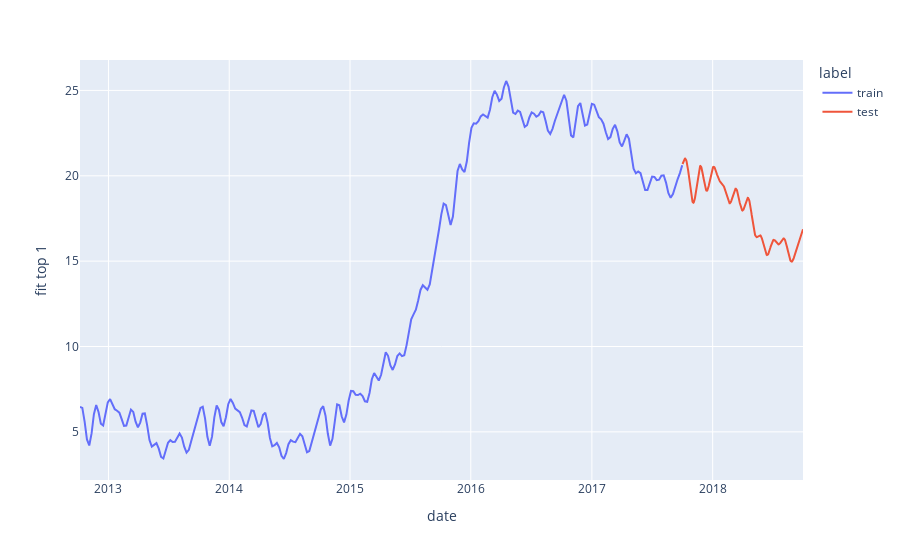
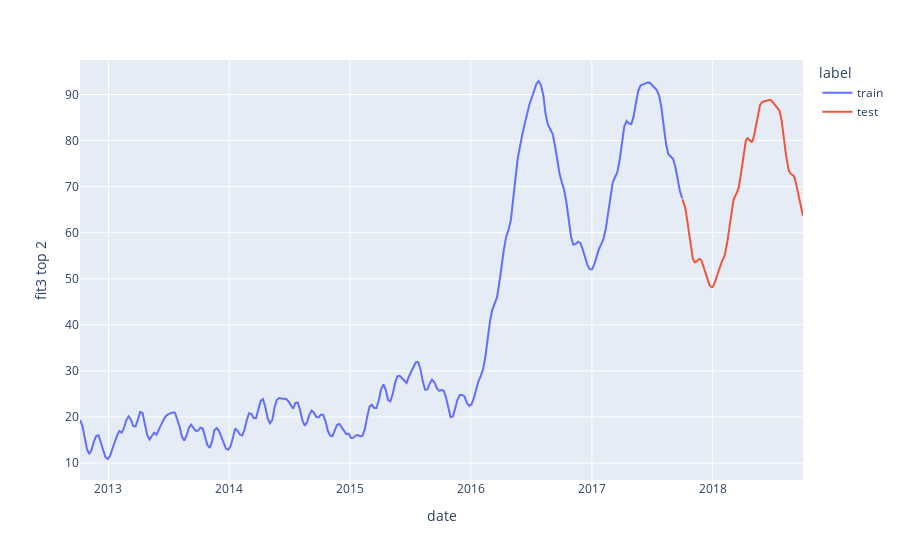
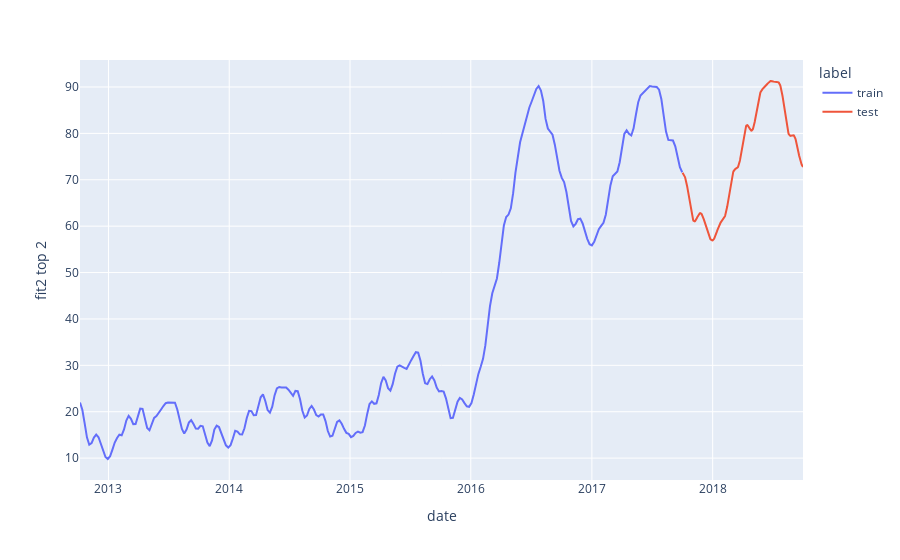
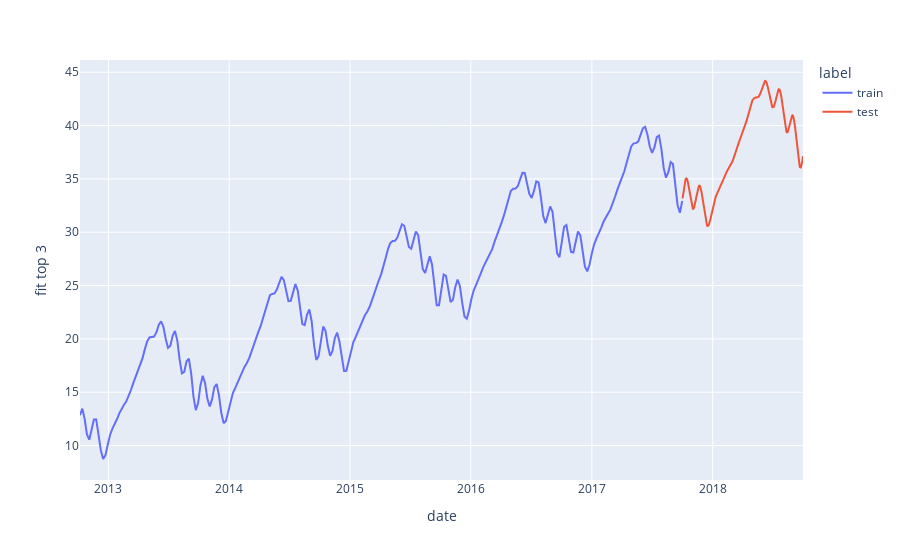

Source (notebook cell) for these figures, in order:
### Code cell
plot_tops_trends(predictions,y_axis_columns=top_columns)

### Figure 1 — Plotly figure (JSON) as saved in the notebook; plotly's stock layout.template omitted (floating-point values rounded to 4 significant figures; data arrays with more than 128 entries replaced by an {"elided": "..."} marker saying what was removed)
{"data": [{"hovertemplate": "label=train<br>date=%{x}<br>fit top 1=%{y}<extra></extra>", "legendgroup": "train", "line": {"color": "#636efa", "dash": "solid"}, "marker": {"symbol": "circle"}, "mode": "lines", "name": "train", "orientation": "v", "showlegend": true, "type": "scatter", "x": {"elided": "261 str values"}, "xaxis": "x", "y": {"elided": "261 float values"}, "yaxis": "y"}, {"hovertemplate": "label=test<br>date=%{x}<br>fit top 1=%{y}<extra></extra>", "legendgroup": "test", "line": {"color": "#EF553B", "dash": "solid"}, "marker": {"symbol": "circle"}, "mode": "lines", "name": "test", "orientation": "v", "showlegend": true, "type": "scatter", "x": {"elided": "365 str values"}, "xaxis": "x", "y": {"elided": "365 float values"}, "yaxis": "y"}], "layout": {"legend": {"title": {"text": "label"}, "tracegroupgap": 0}, "margin": {"t": 60}, "xaxis": {"anchor": "y", "domain": [0, 1], "title": {"text": "date"}}, "yaxis": {"anchor": "x", "domain": [0, 1], "title": {"text": "fit top 1"}}}}

### Figure 2 — Plotly figure (JSON) as saved in the notebook; plotly's stock layout.template omitted (floating-point values rounded to 4 significant figures; data arrays with more than 128 entries replaced by an {"elided": "..."} marker saying what was removed)
{"data": [{"hovertemplate": "label=train<br>date=%{x}<br>fit3 top 2=%{y}<extra></extra>", "legendgroup": "train", "line": {"color": "#636efa", "dash": "solid"}, "marker": {"symbol": "circle"}, "mode": "lines", "name": "train", "orientation": "v", "showlegend": true, "type": "scatter", "x": {"elided": "261 str values"}, "xaxis": "x", "y": {"elided": "261 float values"}, "yaxis": "y"}, {"hovertemplate": "label=test<br>date=%{x}<br>fit3 top 2=%{y}<extra></extra>", "legendgroup": "test", "line": {"color": "#EF553B", "dash": "solid"}, "marker": {"symbol": "circle"}, "mode": "lines", "name": "test", "orientation": "v", "showlegend": true, "type": "scatter", "x": {"elided": "365 str values"}, "xaxis": "x", "y": {"elided": "365 float values"}, "yaxis": "y"}], "layout": {"legend": {"title": {"text": "label"}, "tracegroupgap": 0}, "margin": {"t": 60}, "xaxis": {"anchor": "y", "domain": [0, 1], "title": {"text": "date"}}, "yaxis": {"anchor": "x", "domain": [0, 1], "title": {"text": "fit3 top 2"}}}}

### Figure 3 — Plotly figure (JSON) as saved in the notebook; plotly's stock layout.template omitted (floating-point values rounded to 4 significant figures; data arrays with more than 128 entries replaced by an {"elided": "..."} marker saying what was removed)
{"data": [{"hovertemplate": "label=train<br>date=%{x}<br>fit2 top 2=%{y}<extra></extra>", "legendgroup": "train", "line": {"color": "#636efa", "dash": "solid"}, "marker": {"symbol": "circle"}, "mode": "lines", "name": "train", "orientation": "v", "showlegend": true, "type": "scatter", "x": {"elided": "261 str values"}, "xaxis": "x", "y": {"elided": "261 float values"}, "yaxis": "y"}, {"hovertemplate": "label=test<br>date=%{x}<br>fit2 top 2=%{y}<extra></extra>", "legendgroup": "test", "line": {"color": "#EF553B", "dash": "solid"}, "marker": {"symbol": "circle"}, "mode": "lines", "name": "test", "orientation": "v", "showlegend": true, "type": "scatter", "x": {"elided": "365 str values"}, "xaxis": "x", "y": {"elided": "365 float values"}, "yaxis": "y"}], "layout": {"legend": {"title": {"text": "label"}, "tracegroupgap": 0}, "margin": {"t": 60}, "xaxis": {"anchor": "y", "domain": [0, 1], "title": {"text": "date"}}, "yaxis": {"anchor": "x", "domain": [0, 1], "title": {"text": "fit2 top 2"}}}}

### Figure 4 — Plotly figure (JSON) as saved in the notebook; plotly's stock layout.template omitted (floating-point values rounded to 4 significant figures; data arrays with more than 128 entries replaced by an {"elided": "..."} marker saying what was removed)
{"data": [{"hovertemplate": "label=train<br>date=%{x}<br>fit top 3=%{y}<extra></extra>", "legendgroup": "train", "line": {"color": "#636efa", "dash": "solid"}, "marker": {"symbol": "circle"}, "mode": "lines", "name": "train", "orientation": "v", "showlegend": true, "type": "scatter", "x": {"elided": "261 str values"}, "xaxis": "x", "y": {"elided": "261 float values"}, "yaxis": "y"}, {"hovertemplate": "label=test<br>date=%{x}<br>fit top 3=%{y}<extra></extra>", "legendgroup": "test", "line": {"color": "#EF553B", "dash": "solid"}, "marker": {"symbol": "circle"}, "mode": "lines", "name": "test", "orientation": "v", "showlegend": true, "type": "scatter", "x": {"elided": "365 str values"}, "xaxis": "x", "y": {"elided": "365 float values"}, "yaxis": "y"}], "layout": {"legend": {"title": {"text": "label"}, "tracegroupgap": 0}, "margin": {"t": 60}, "xaxis": {"anchor": "y", "domain": [0, 1], "title": {"text": "date"}}, "yaxis": {"anchor": "x", "domain": [0, 1], "title": {"text": "fit top 3"}}}}
